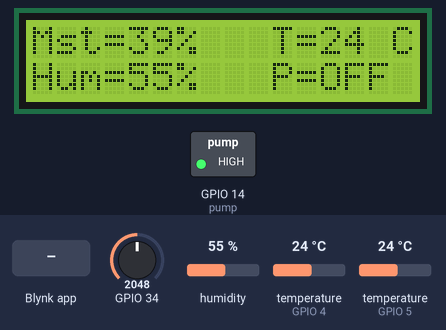
Simulated run of this sketch. Board: ESP32. On the bench: 16×2 character LCD, switched loads named in the sketch (green lamp = pin HIGH). The inputs (shaded band) are chosen by the test bench; at power-on: GPIO 34 = 2048, humidity 55 %, temperature (sensors on GPIO 4, GPIO 5) 24 °C. WiFi joins after 1.5 s; servers stay silent unless stated; what the sketch prints to the serial monitor is not drawn.

Above: at 5.2 s.
5.3 s: Blynk app writes 1 to V3
At 8.1 s:
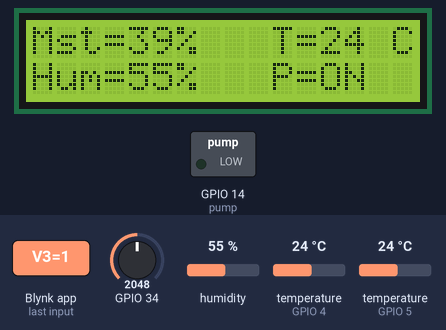
9.0 s: GPIO 34 set to 2866
At 9.9 s:
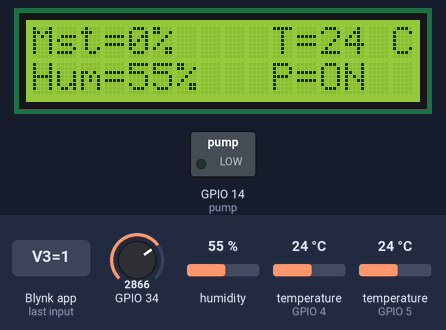
11.4 s: humidity set to 22 %
At 15.5 s:
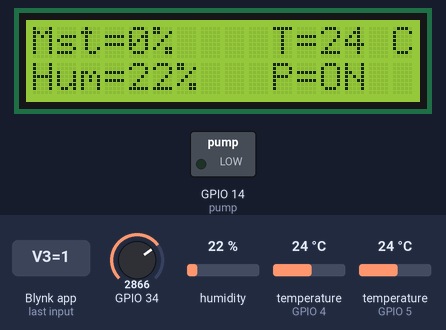
16.2 s: temperature (sensor on GPIO 4) set to 12 °C
At 17.7 s:
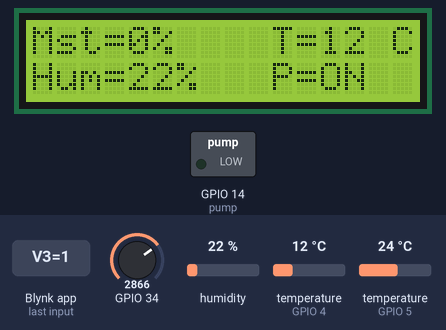
18.8 s: GPIO 34 set to 1813
At 21.3 s:
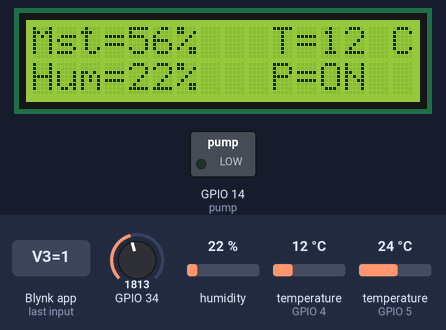
21.6 s: GPIO 34 set to 1671
At 22.9 s:
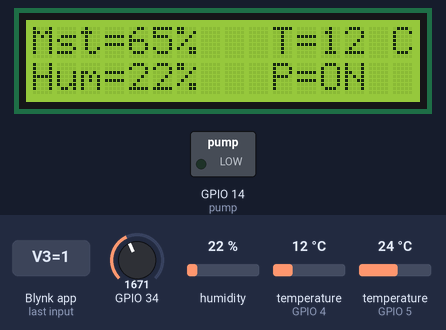
Timing chart, 0 to 25.2 s (numbered marks = the images above; inputs shaded):
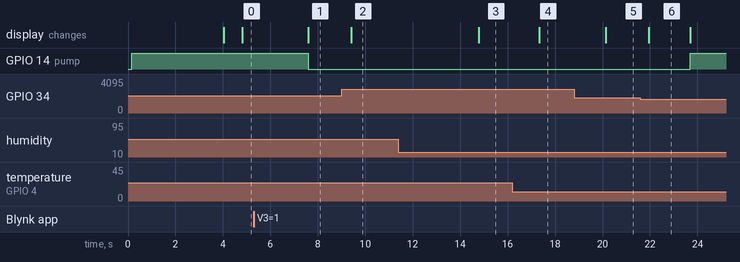

Measured:
- after the input at 5.3 s, GPIO 14 (pump): HIGH → LOW after 2.3 s; the display: changes after 2.3 s (image 1)
- after the input at 9.0 s, the display: changes after 0.41 s (image 2)
- after the input at 11.4 s, the display: changes after 3.4 s (image 3)
- after the input at 16.2 s, the display: changes after 1.1 s (image 4)
- after the input at 18.8 s, the display: changes after 1.3 s (image 5)
- after the input at 21.6 s, GPIO 14 (pump): LOW → HIGH after 2.1 s; the display: changes after 0.34 s (image 6)
- what the display in image 6 shows lasts 1.8 s, from 21.9 s to 23.7 s

The sketch:

SmartGarden.ino
```cpp
/***************************************
 * SMART GARDEN ESP32 BLYNK IoT
 * Board  : ESP32 DEVKIT
 * Input  : DHT11, DS1820, SOIL MOISTURE
 * Output : BLYNK LCD
 * ESP32 Smart Garden
 * aura-sinergi.id
 ****************************************/
#define BLYNK_TEMPLATE_ID "TMPL6wlsAtCz7"
#define BLYNK_TEMPLATE_NAME "Smart Garden"
#define BLYNK_AUTH_TOKEN "dGSmiMRtLM4gVRwAtsb7HDVYp-1Km0qJ"
#define BLYNK_PRINT Serial
#include <WiFi.h>
#include <WiFiClient.h>
#include <BlynkSimpleEsp32.h>
#include <LiquidCrystal_I2C.h>
#include <DHT.h>
#include <DallasTemperature.h>
#include <OneWire.h>

#define DHTPIN 5
#define DHTTYPE DHT11
#define ONE_WIRE_BUS 4
#define pump 14
DHT dht(DHTPIN, DHTTYPE);
OneWire oneWire(ONE_WIRE_BUS);
DallasTemperature sensors(&oneWire);

LiquidCrystal_I2C lcd(0x27, 16, 2);
char auth[] = BLYNK_AUTH_TOKEN;
//---GANTI SESUAI DENGAN JARINGAN WIFI
//---HOTSPOT ANDA
//char ssid[] = "ardutech";
char ssid[] = "aura-analytics";
char pass[] = "laksono71";

const int AirValue = 2620;
const int WaterValue = 1180;
int soilMoistureValue = 0;
int soilmoist=0;
int humi, temp,fp,sistem;
int buttonState;
//-- GANTI SESUAI DENGAN NILAI SET POINT ANDA
int SP_LOW=40;
int SP_HIGH=60;
//=============================
void read_DHT11(){
  humi = dht.readHumidity();
  if (isnan(humi)) {
    Serial.println("DHT11 tidak terbaca... !");
    return;
  }
  else{
  lcd.setCursor(4,1);
  lcd.print(humi);
  lcd.print("% ");
  }
}
//===========
void read_SoilMoist(){
  soilMoistureValue = analogRead(34);
  soilmoist= map(soilMoistureValue, AirValue, WaterValue, 0, 100);
  if(soilmoist >= 100)
    {
      soilmoist=100;
    }
  else if(soilmoist <=0)
    {
      soilmoist=0;
    }

  Serial.print("Soil Moisture :");
  Serial.print(soilmoist);
  Serial.println("%");

  lcd.setCursor(4,0);
  lcd.print(soilmoist);
  lcd.print("% ");
}
//---------------------
void read_DS1820(){
  sensors.requestTemperatures();
  temp=sensors.getTempCByIndex(0);
  lcd.setCursor(12,0);
  lcd.print(temp);
}
//=================================
BLYNK_WRITE(V3){
  buttonState = param.asInt();
  if(buttonState==HIGH){
    sistem=1;//automatic
    fp=0;
    delay(10);
  }
  else if(buttonState==LOW){
    sistem=0;//manual
    delay(10);
  }
}
//==========================================
BLYNK_WRITE(V4){
  buttonState = param.asInt();
  if(sistem==0){
    if(buttonState==LOW){
      digitalWrite(pump,HIGH);
      lcd.setCursor(12,1);
      lcd.print("OFF");
      delay(10);
      }
    else if(buttonState==HIGH){
      digitalWrite(pump,LOW);
      lcd.setCursor(12,1);
      lcd.print("ON ");
      delay(10);
      }
  }
}
//==============================
void setup()
{
  Serial.begin(115200);
  lcd.begin(16,2);
  lcd.init();
  lcd.backlight();
  lcd.setCursor(0, 0);
  lcd.print("= Smart Garden =");
  lcd.setCursor(0, 1);
  lcd.print("    IoT ESP32   ");
  pinMode(pump,OUTPUT);
  digitalWrite(pump,HIGH);
  dht.begin();
  sensors.begin();
  delay(2000);
  Blynk.begin(auth, ssid, pass);
  lcd.clear();
  lcd.print("Mst=  %   T=   C");
  lcd.setCursor(0, 1);
  lcd.print("Hum=  %   P=OFF");
}
//=============================
void loop()
{
  Blynk.run();
  read_DHT11();
  read_SoilMoist();
  read_DS1820();
  delay(1000);
  Blynk.virtualWrite(V0, temp);
  Blynk.virtualWrite(V1,soilmoist);
  Blynk.virtualWrite(V2,humi);
  //-----control
  if(sistem==1){
    if((soilmoist<SP_LOW)&&(fp==0)){
      digitalWrite(pump,LOW);
      lcd.setCursor(12,1);
      lcd.print("ON ");
      fp=1;
    }
    else if((soilmoist>SP_HIGH)&&(fp==1)){
      digitalWrite(pump,HIGH);
      lcd.setCursor(12,1);
      lcd.print("OFF");
      fp=0;
    }
  }
}
```
